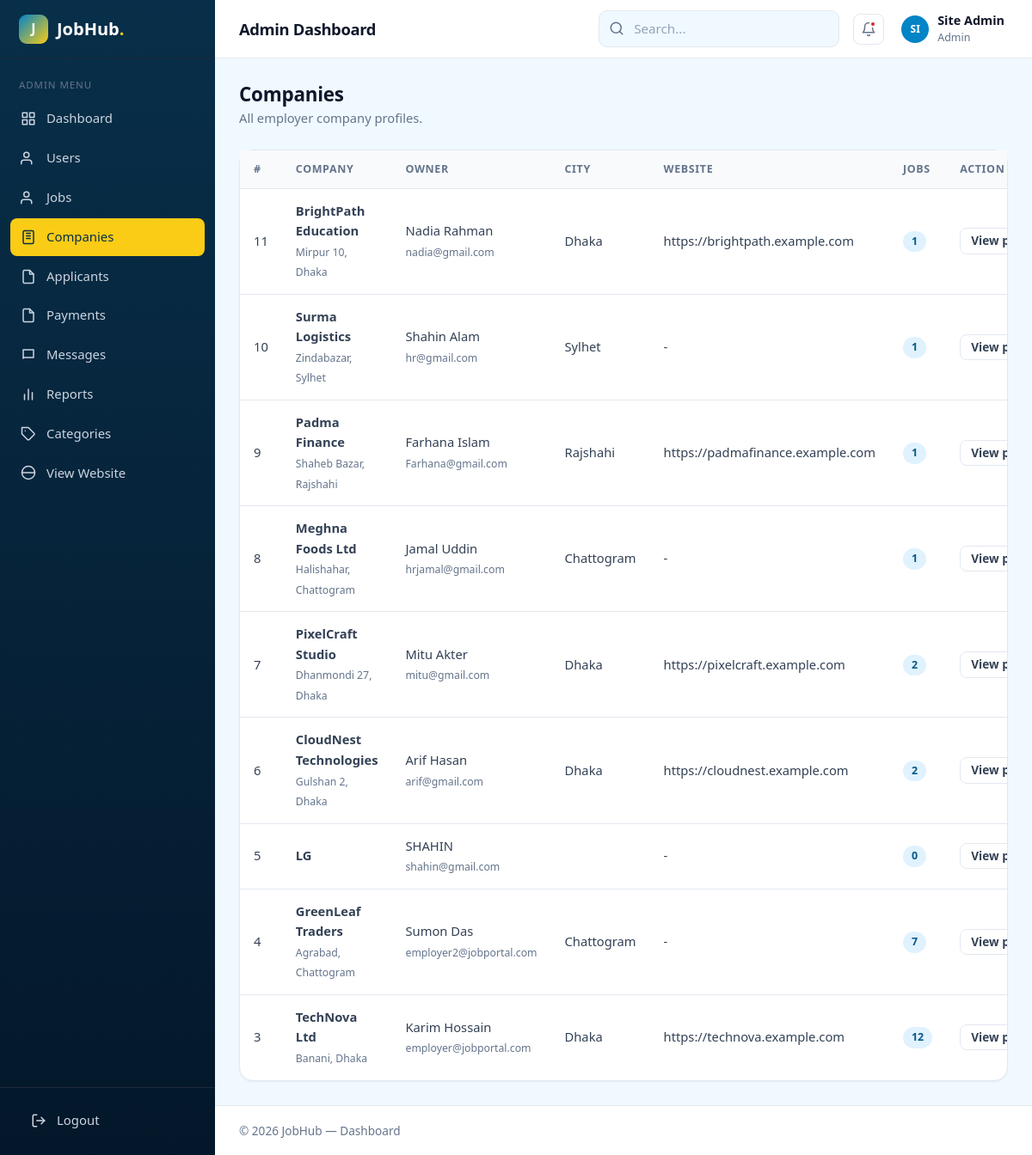
Screenshot of /admin/companies.php (signed in) with the database file from the repository.
### tables this page shows
CREATE TABLE `companies` (
  `id` int UNSIGNED NOT NULL,
  `user_id` int UNSIGNED NOT NULL,
  `city_id` int UNSIGNED DEFAULT NULL,
  `name` varchar(150) NOT NULL,
  `logo` varchar(255) DEFAULT NULL,
  `website` varchar(255) DEFAULT NULL,
  `address` text,
  `description` text
);

CREATE TABLE `users` (
  `id` int UNSIGNED NOT NULL,
  `name` varchar(100) NOT NULL,
  `email` varchar(150) NOT NULL,
  `phone` varchar(20) DEFAULT NULL,
  `password` varchar(255) NOT NULL,
  `role` enum('admin','employer','seeker') NOT NULL,
  `status` enum('active','pending','blocked') NOT NULL DEFAULT 'active',
  `created_at` timestamp NOT NULL DEFAULT CURRENT_TIMESTAMP
);

CREATE TABLE `cities` (
  `id` int UNSIGNED NOT NULL,
  `name` varchar(100) NOT NULL,
  `division` varchar(50) NOT NULL
);

### admin/companies.php (the view, shortened to what this page needs)
<?php
include('../dbconfig.php');
$companies = $conn->query("SELECT companies.*, users.name AS owner, users.email, cities.name AS city_name,
                                  COUNT(jobs.id) AS total_jobs
                           FROM companies
                           JOIN users ON users.id = companies.user_id
                           LEFT JOIN cities ON cities.id = companies.city_id
                           LEFT JOIN jobs ON jobs.company_id = companies.id
                           GROUP BY companies.id
                           ORDER BY companies.id DESC");
?>
<!DOCTYPE html>
<html lang="en">
<head>
  <link rel="stylesheet" href="../assets/css/style.css?v=2">
</head>
<body class="dash-body">
<?php include('include/leftbar.php'); ?>
<?php include('include/header.php'); ?>
<main class="dash-content">
  <div class="page-actions"><div><h2>Companies</h2><p>All employer company profiles.</p></div></div>
  <div class="card">
    <div class="table-wrap">
      <table class="table">
        <thead><tr><th>#</th><th>Company</th><th>Owner</th><th>City</th><th>Website</th><th>Jobs</th><th>Action</th></tr></thead>
        <tbody>
        <?php while ($row = $companies->fetch_assoc()) { ?>
          <tr>
            <td><?php echo $row['id']; ?></td>
            <td><strong><?php echo $row['name']; ?></strong><br><small class="muted"><?php echo $row['address']; ?></small></td>
            <td><?php echo $row['owner']; ?><br><small class="muted"><?php echo $row['email']; ?></small></td>
            <td><?php echo $row['city_name']; ?></td>
            <td><?php echo $row['website'] ? $row['website'] : '-'; ?></td>
            <td><span class="badge badge-primary"><?php echo $row['total_jobs']; ?></span></td>
            <td><a class="btn btn-sm btn-light" href="../companies.php?id=<?php echo $row['id']; ?>" target="_blank">View profile</a></td>
          </tr>
        <?php } ?>
        </tbody>
      </table>
    </div>
  </div>
</main>
<?php include('include/footer.php'); ?>
</div>
</body>
</html>

### assets/css/style.css (style rules this page uses)
:root { --primary: #0f766e; --primary-dark: #0b5952; --primary-light: #e6f4f2; --accent: #f59e0b; --text: #0f172a; --text-2: #334155; --muted: #64748b; --border: #e2e8f0; --bg: #f6f8fa; --white: #ffffff; --success: #15803d; --success-bg: #dcfce7; --danger: #dc2626; --danger-bg: #fee2e2; --warning: #b45309; --warning-bg: #fef3c7; --info: #1d4ed8; --info-bg: #dbeafe; --radius: 10px; --radius-lg: 16px; --shadow-sm: 0 1px 2px rgba(15, 23, 42, .06); --shadow: 0 4px 16px rgba(15, 23, 42, .08); --shadow-lg: 0 16px 40px rgba(15, 23, 42, .14); --sidebar-w: 250px; --font: "Segoe UI", system-ui, -apple-system, Roboto, "Helvetica Neue", Arial, sans-serif; }
*, *::before, *::after { box-sizing: border-box; }
html { scroll-behavior: smooth; }
body { margin: 0; font-family: var(--font); font-size: 15px; line-height: 1.6; color: var(--text-2); background: var(--bg); }
h1, h2, h3, h4, h5 { color: var(--text); line-height: 1.25; margin: 0 0 .5em; }
h2 { font-size: 1.9rem; letter-spacing: -.01em; }
p { margin: 0 0 1em; }
a { color: var(--primary); text-decoration: none; }
.muted { color: var(--muted); }
.btn { display: inline-flex; align-items: center; justify-content: center; gap: 8px; padding: 10px 20px; font: inherit; font-weight: 600; font-size: .95rem; line-height: 1.2; border-radius: var(--radius); border: 1px solid transparent; cursor: pointer; transition: background .15s, color .15s, border-color .15s, box-shadow .15s; white-space: nowrap; }
.btn-light { background: var(--white); border-color: var(--border); color: var(--text-2); }
.btn-sm { padding: 6px 12px; font-size: .85rem; border-radius: 8px; }
.badge { display: inline-flex; align-items: center; gap: 4px; padding: 3px 10px; border-radius: 99px; font-size: .78rem; font-weight: 600; line-height: 1.5; white-space: nowrap; }
.badge-primary { background: var(--primary-light); color: var(--primary); }
.card { background: var(--white); border: 1px solid var(--border); border-radius: var(--radius-lg); box-shadow: var(--shadow-sm); }
.dash-body { background: var(--bg); }
.dash-content { padding: 28px; flex: 1; }
.page-actions { display: flex; justify-content: space-between; align-items: center; gap: 12px; margin-bottom: 24px; flex-wrap: wrap; }
.page-actions h2 { margin: 0; font-size: 1.4rem; }
.page-actions p { margin: 2px 0 0; color: var(--muted); font-size: .92rem; }
.table-wrap { overflow-x: auto; }
.table { width: 100%; border-collapse: collapse; font-size: .92rem; }
.table th { text-align: left; font-size: .78rem; text-transform: uppercase; letter-spacing: .05em; color: var(--muted); font-weight: 600; padding: 12px 16px; background: #f8fafc; border-bottom: 1px solid var(--border); white-space: nowrap; }
.table td.nowrap, .table td:nth-child(3) { white-space: nowrap; }
.table td { padding: 14px 16px; border-bottom: 1px solid var(--border); vertical-align: middle; }
.table tr:last-child td { border-bottom: 0; }
:root { --primary: #0284c7; --primary-dark: #075985; --primary-light: #e0f2fe; --accent: #facc15; --bg: #f0f9ff; }
.badge-primary { background: #e0f2fe; color: #075985; }

### rows the page displays
companies: id "11", name "BrightPath Education", address "Mirpur 10, Dhaka", user.name "Nadia Rahman", user.email "nadia@gmail.com", city.name "Dhaka", website "https://brightpath.example.com", total_jobs "1"
companies: id "10", name "Surma Logistics", address "Zindabazar, Sylhet", user.name "Shahin Alam", user.email "hr@gmail.com", city.name "Sylhet", total_jobs "1"
companies: id "9", name "Padma Finance", address "Shaheb Bazar, Rajshahi", user.name "Farhana Islam", user.email "Farhana@gmail.com", city.name "Rajshahi", website "https://padmafinance.example.com", total_jobs "1"
companies: id "8", name "Meghna Foods Ltd", address "Halishahar, Chattogram", user.name "Jamal Uddin", user.email "hrjamal@gmail.com", city.name "Chattogram", total_jobs "1"
companies: id "7", name "PixelCraft Studio", address "Dhanmondi 27, Dhaka", user.name "Mitu Akter", user.email "mitu@gmail.com", city.name "Dhaka", website "https://pixelcraft.example.com", total_jobs "2"
companies: id "6", name "CloudNest Technologies", address "Gulshan 2, Dhaka", user.name "Arif Hasan", user.email "arif@gmail.com", city.name "Dhaka", website "https://cloudnest.example.com", total_jobs "2"
companies: id "5", name "LG", user.name "SHAHIN", user.email "shahin@gmail.com", total_jobs "0"
companies: id "4", name "GreenLeaf Traders", address "Agrabad, Chattogram", user.name "Sumon Das", user.email "employer2@jobportal.com", city.name "Chattogram", total_jobs "7"
companies: id "3", name "TechNova Ltd", address "Banani, Dhaka", user.name "Karim Hossain", user.email "employer@jobportal.com", city.name "Dhaka", website "https://technova.example.com", total_jobs "12"

### other values shown
substr($_SESSION['name'], 0, 2) "SI"
$_SESSION['name'] "Site Admin"
